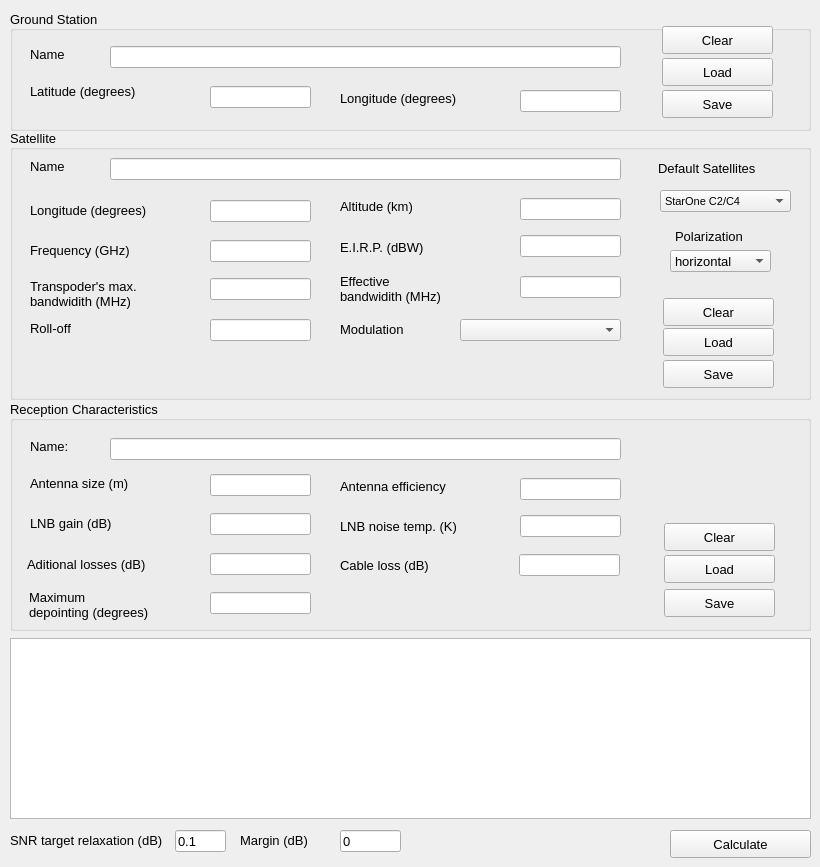
    <widget class="QWidget" name="single_point_perf_calc_page">
     <widget class="QGroupBox" name="groupBox_4">
      <property name="geometry">
       <rect>
        <x>10</x>
        <y>10</y>
        <width>801</width>
        <height>121</height>
       </rect>
      </property>
      <property name="font">
       <font>
        <pointsize>10</pointsize>
       </font>
      </property>
      <property name="autoFillBackground">
       <bool>false</bool>
      </property>
      <property name="title">
       <string>Ground Station</string>
      </property>
      <property name="alignment">
       <set>Qt::AlignJustify|Qt::AlignVCenter</set>
      </property>
      <widget class="QLabel" name="label_27">
       <property name="geometry">
        <rect>
         <x>20</x>
         <y>36</y>
         <width>55</width>
         <height>16</height>
        </rect>
       </property>
       <property name="text">
        <string>Name</string>
       </property>
      </widget>
      <widget class="QLabel" name="label_28">
       <property name="geometry">
        <rect>
         <x>20</x>
         <y>66</y>
         <width>151</width>
         <height>31</height>
        </rect>
       </property>
       <property name="text">
        <string>Latitude (degrees)</string>
       </property>
      </widget>
      <widget class="QLabel" name="label_29">
       <property name="geometry">
        <rect>
         <x>330</x>
         <y>78</y>
         <width>161</width>
         <height>21</height>
        </rect>
       </property>
       <property name="text">
        <string>Longitude (degrees)</string>
       </property>
      </widget>
      <widget class="QLineEdit" name="name_ground_station_sp_perf">
       <property name="geometry">
        <rect>
         <x>100</x>
         <y>36</y>
         <width>511</width>
         <height>22</height>
        </rect>
       </property>
      </widget>
      <widget class="QLineEdit" name="long_ground_station_sp_perf">
       <property name="geometry">
        <rect>
         <x>510</x>
         <y>80</y>
         <width>101</width>
         <height>22</height>
        </rect>
       </property>
      </widget>
      <widget class="QLineEdit" name="lat_ground_station_sp_perf">
       <property name="geometry">
        <rect>
         <x>200</x>
         <y>76</y>
         <width>101</width>
         <height>22</height>
        </rect>
       </property>
      </widget>
      <widget class="QPushButton" name="save_ground_station_sp_perf">
       <property name="geometry">
        <rect>
         <x>652</x>
         <y>80</y>
         <width>111</width>
         <height>28</height>
        </rect>
       </property>
       <property name="font">
        <font>
         <pointsize>10</pointsize>
         <weight>50</weight>
         <bold>false</bold>
        </font>
       </property>
       <property name="text">
        <string>Save</string>
       </property>
      </widget>
      <widget class="QPushButton" name="load_ground_station_sp_perf">
       <property name="geometry">
        <rect>
         <x>652</x>
         <y>48</y>
         <width>111</width>
         <height>28</height>
        </rect>
       </property>
       <property name="font">
        <font>
         <pointsize>10</pointsize>
         <weight>50</weight>
         <bold>false</bold>
        </font>
       </property>
       <property name="text">
        <string>Load</string>
       </property>
      </widget>
      <widget class="QPushButton" name="clear_ground_station_sp_perf">
       <property name="geometry">
        <rect>
         <x>652</x>
         <y>16</y>
         <width>111</width>
         <height>28</height>
        </rect>
       </property>
       <property name="font">
        <font>
         <pointsize>10</pointsize>
         <weight>50</weight>
         <bold>false</bold>
        </font>
       </property>
       <property name="text">
        <string>Clear</string>
       </property>
      </widget>
     </widget>
     <widget class="QGroupBox" name="groupBox_5">
      <property name="geometry">
       <rect>
        <x>10</x>
        <y>129</y>
        <width>801</width>
        <height>271</height>
       </rect>
      </property>
      <property name="font">
       <font>
        <pointsize>10</pointsize>
       </font>
      </property>
      <property name="autoFillBackground">
       <bool>false</bool>
      </property>
      <property name="title">
       <string>Satellite</string>
      </property>
      <property name="alignment">
       <set>Qt::AlignJustify|Qt::AlignVCenter</set>
      </property>
      <widget class="QLabel" name="label_30">
       <property name="geometry">
        <rect>
         <x>20</x>
         <y>29</y>
         <width>55</width>
         <height>16</height>
        </rect>
       </property>
       <property name="text">
        <string>Name</string>
       </property>
      </widget>
      <widget class="QLabel" name="label_32">
       <property name="geometry">
        <rect>
         <x>20</x>
         <y>71</y>
         <width>161</width>
         <height>21</height>
        </rect>
       </property>
       <property name="text">
        <string>Longitude (degrees)</string>
       </property>
      </widget>
      <widget class="QLineEdit" name="name_sat_sp_perf">
       <property name="geometry">
        <rect>
         <x>100</x>
         <y>29</y>
         <width>511</width>
         <height>22</height>
        </rect>
       </property>
      </widget>
      <widget class="QLineEdit" name="long_sat_sp_perf">
       <property name="geometry">
        <rect>
         <x>200</x>
         <y>71</y>
         <width>101</width>
         <height>22</height>
        </rect>
       </property>
      </widget>
      <widget class="QPushButton" name="save_sat_sp_perf">
       <property name="geometry">
        <rect>
         <x>653</x>
         <y>231</y>
         <width>111</width>
         <height>28</height>
        </rect>
       </property>
       <property name="font">
        <font>
         <pointsize>10</pointsize>
         <weight>50</weight>
         <bold>false</bold>
        </font>
       </property>
       <property name="text">
        <string>Save</string>
       </property>
      </widget>
      <widget class="QPushButton" name="load_sat_sp_perf">
       <property name="geometry">
        <rect>
         <x>653</x>
         <y>199</y>
         <width>111</width>
         <height>28</height>
        </rect>
       </property>
       <property name="font">
        <font>
         <pointsize>10</pointsize>
         <weight>50</weight>
         <bold>false</bold>
        </font>
       </property>
       <property name="text">
        <string>Load</string>
       </property>
      </widget>
      <widget class="QComboBox" name="default_sat_sp_perf">
       <property name="geometry">
        <rect>
         <x>650</x>
         <y>61</y>
         <width>131</width>
         <height>22</height>
        </rect>
       </property>
       <property name="font">
        <font>
         <pointsize>8</pointsize>
        </font>
       </property>
       <item>
        <property name="text">
         <string>StarOne C2/C4</string>
        </property>
       </item>
       <item>
        <property name="text">
         <string>Hispamar</string>
        </property>
       </item>
       <item>
        <property name="text">
         <string>Claro</string>
        </property>
       </item>
       <item>
        <property name="text">
         <string>Menino Ney</string>
        </property>
       </item>
      </widget>
      <widget class="QLabel" name="label_33">
       <property name="geometry">
        <rect>
         <x>648</x>
         <y>31</y>
         <width>131</width>
         <height>16</height>
        </rect>
       </property>
       <property name="text">
        <string>Default Satellites</string>
       </property>
      </widget>
      <widget class="QLabel" name="label_34">
       <property name="geometry">
        <rect>
         <x>330</x>
         <y>69</y>
         <width>111</width>
         <height>16</height>
        </rect>
       </property>
       <property name="text">
        <string>Altitude (km)</string>
       </property>
      </widget>
      <widget class="QLineEdit" name="height_sat_sp_perf">
       <property name="geometry">
        <rect>
         <x>510</x>
         <y>69</y>
         <width>101</width>
         <height>22</height>
        </rect>
       </property>
      </widget>
      <widget class="QLabel" name="label_35">
       <property name="geometry">
        <rect>
         <x>330</x>
         <y>110</y>
         <width>121</width>
         <height>16</height>
        </rect>
       </property>
       <property name="text">
        <string>E.I.R.P. (dBW)</string>
       </property>
      </widget>
      <widget class="QLineEdit" name="eirp_sat_sp_perf">
       <property name="geometry">
        <rect>
         <x>510</x>
         <y>106</y>
         <width>101</width>
         <height>22</height>
        </rect>
       </property>
      </widget>
      <widget class="QLabel" name="label_36">
       <property name="geometry">
        <rect>
         <x>20</x>
         <y>139</y>
         <width>171</width>
         <height>51</height>
        </rect>
       </property>
       <property name="layoutDirection">
        <enum>Qt::LeftToRight</enum>
       </property>
       <property name="text">
        <string>Transpoder's max.
bandwidith (MHz)</string>
       </property>
      </widget>
      <widget class="QLineEdit" name="max_bw_sat_sp_perf">
       <property name="geometry">
        <rect>
         <x>200</x>
         <y>149</y>
         <width>101</width>
         <height>22</height>
        </rect>
       </property>
      </widget>
      <widget class="QLabel" name="label_37">
       <property name="geometry">
        <rect>
         <x>330</x>
         <y>134</y>
         <width>171</width>
         <height>51</height>
        </rect>
       </property>
       <property name="layoutDirection">
        <enum>Qt::LeftToRight</enum>
       </property>
       <property name="text">
        <string>Effective 
bandwidith (MHz)</string>
       </property>
      </widget>
      <widget class="QLineEdit" name="bw_util_sat_sp_perf">
       <property name="geometry">
        <rect>
         <x>510</x>
         <y>147</y>
         <width>101</width>
         <height>22</height>
        </rect>
       </property>
      </widget>
      <widget class="QLabel" name="label_40">
       <property name="geometry">
        <rect>
         <x>20</x>
         <y>191</y>
         <width>61</width>
         <height>16</height>
        </rect>
       </property>
       <property name="text">
        <string>Roll-off</string>
       </property>
      </widget>
      <widget class="QLineEdit" name="rolloff_sat_sp_perf">
       <property name="geometry">
        <rect>
         <x>200</x>
         <y>190</y>
         <width>101</width>
         <height>22</height>
        </rect>
       </property>
      </widget>
      <widget class="QLabel" name="label_41">
       <property name="geometry">
        <rect>
         <x>330</x>
         <y>192</y>
         <width>91</width>
         <height>16</height>
        </rect>
       </property>
       <property name="text">
        <string>Modulation</string>
       </property>
      </widget>
      <widget class="QComboBox" name="modcod_sat_sp_perf">
       <property name="geometry">
        <rect>
         <x>450</x>
         <y>190</y>
         <width>161</width>
         <height>22</height>
        </rect>
       </property>
      </widget>
      <widget class="QLabel" name="label_42">
       <property name="geometry">
        <rect>
         <x>20</x>
         <y>111</y>
         <width>131</width>
         <height>20</height>
        </rect>
       </property>
       <property name="text">
        <string>Frequency (GHz)</string>
       </property>
      </widget>
      <widget class="QLineEdit" name="freq_sat_sp_perf">
       <property name="geometry">
        <rect>
         <x>200</x>
         <y>111</y>
         <width>101</width>
         <height>22</height>
        </rect>
       </property>
      </widget>
      <widget class="QLabel" name="label_6">
       <property name="geometry">
        <rect>
         <x>665</x>
         <y>97</y>
         <width>91</width>
         <height>20</height>
        </rect>
       </property>
       <property name="text">
        <string>Polarization</string>
       </property>
      </widget>
      <widget class="QComboBox" name="pol_sat_sp_perf">
       <property name="geometry">
        <rect>
         <x>660</x>
         <y>121</y>
         <width>101</width>
         <height>22</height>
        </rect>
       </property>
       <item>
        <property name="text">
         <string>horizontal</string>
        </property>
       </item>
       <item>
        <property name="text">
         <string>vertical</string>
        </property>
       </item>
       <item>
        <property name="text">
         <string>circular</string>
        </property>
       </item>
      </widget>
      <widget class="QPushButton" name="clear_sat_sp_perf">
       <property name="geometry">
        <rect>
         <x>653</x>
         <y>169</y>
         <width>111</width>
         <height>28</height>
        </rect>
       </property>
       <property name="font">
        <font>
         <pointsize>10</pointsize>
         <weight>50</weight>
         <bold>false</bold>
        </font>
       </property>
       <property name="text">
        <string>Clear</string>
       </property>
      </widget>
     </widget>
     <widget class="QGroupBox" name="groupBox_6">
      <property name="geometry">
       <rect>
        <x>10</x>
        <y>400</y>
        <width>801</width>
        <height>231</height>
       </rect>
      </property>
      <property name="font">
       <font>
        <pointsize>10</pointsize>
       </font>
      </property>
      <property name="autoFillBackground">
       <bool>false</bool>
      </property>
      <property name="title">
       <string>Reception Characteristics</string>
      </property>
      <property name="alignment">
       <set>Qt::AlignJustify|Qt::AlignVCenter</set>
      </property>
      <widget class="QLabel" name="label_43">
       <property name="geometry">
        <rect>
         <x>20</x>
         <y>38</y>
         <width>55</width>
         <height>16</height>
        </rect>
       </property>
       <property name="text">
        <string>Name:</string>
       </property>
      </widget>
      <widget class="QLabel" name="label_44">
       <property name="geometry">
        <rect>
         <x>20</x>
         <y>68</y>
         <width>151</width>
         <height>31</height>
        </rect>
       </property>
       <property name="text">
        <string>Antenna size (m)</string>
       </property>
      </widget>
      <widget class="QLabel" name="label_45">
       <property name="geometry">
        <rect>
         <x>20</x>
         <y>113</y>
         <width>161</width>
         <height>21</height>
        </rect>
       </property>
       <property name="text">
        <string>LNB gain (dB)</string>
       </property>
      </widget>
      <widget class="QLineEdit" name="name_reception_sp_perf">
       <property name="geometry">
        <rect>
         <x>100</x>
         <y>38</y>
         <width>511</width>
         <height>22</height>
        </rect>
       </property>
      </widget>
      <widget class="QLineEdit" name="lnb_gain_reception_sp_perf">
       <property name="geometry">
        <rect>
         <x>200</x>
         <y>113</y>
         <width>101</width>
         <height>22</height>
        </rect>
       </property>
      </widget>
      <widget class="QLineEdit" name="ant_size_reception_sp_perf">
       <property name="geometry">
        <rect>
         <x>200</x>
         <y>74</y>
         <width>101</width>
         <height>22</height>
        </rect>
       </property>
      </widget>
      <widget class="QPushButton" name="save_reception_sp_perf">
       <property name="geometry">
        <rect>
         <x>654</x>
         <y>189</y>
         <width>111</width>
         <height>28</height>
        </rect>
       </property>
       <property name="font">
        <font>
         <pointsize>10</pointsize>
         <weight>50</weight>
         <bold>false</bold>
        </font>
       </property>
       <property name="text">
        <string>Save</string>
       </property>
      </widget>
      <widget class="QPushButton" name="load_reception_sp_perf">
       <property name="geometry">
        <rect>
         <x>654</x>
         <y>155</y>
         <width>111</width>
         <height>28</height>
        </rect>
       </property>
       <property name="font">
        <font>
         <pointsize>10</pointsize>
         <weight>50</weight>
         <bold>false</bold>
        </font>
       </property>
       <property name="text">
        <string>Load</string>
       </property>
      </widget>
      <widget class="QLabel" name="label_46">
       <property name="geometry">
        <rect>
         <x>330</x>
         <y>78</y>
         <width>141</width>
         <height>16</height>
        </rect>
       </property>
       <property name="text">
        <string>Antenna efficiency</string>
       </property>
      </widget>
      <widget class="QLineEdit" name="ant_eff_reception_sp_perf">
       <property name="geometry">
        <rect>
         <x>510</x>
         <y>78</y>
         <width>101</width>
         <height>22</height>
        </rect>
       </property>
      </widget>
      <widget class="QLabel" name="label_47">
       <property name="geometry">
        <rect>
         <x>330</x>
         <y>118</y>
         <width>161</width>
         <height>16</height>
        </rect>
       </property>
       <property name="text">
        <string>LNB noise temp. (K)</string>
       </property>
      </widget>
      <widget class="QLineEdit" name="lnb_temp_reception_sp_perf">
       <property name="geometry">
        <rect>
         <x>510</x>
         <y>115</y>
         <width>101</width>
         <height>22</height>
        </rect>
       </property>
      </widget>
      <widget class="QLabel" name="label_48">
       <property name="geometry">
        <rect>
         <x>17</x>
         <y>139</y>
         <width>171</width>
         <height>51</height>
        </rect>
       </property>
       <property name="layoutDirection">
        <enum>Qt::LeftToRight</enum>
       </property>
       <property name="text">
        <string>Aditional losses (dB)</string>
       </property>
      </widget>
      <widget class="QLineEdit" name="aditional_losses_reception_sp_perf">
       <property name="geometry">
        <rect>
         <x>200</x>
         <y>153</y>
         <width>101</width>
         <height>22</height>
        </rect>
       </property>
      </widget>
      <widget class="QLabel" name="label_49">
       <property name="geometry">
        <rect>
         <x>19</x>
         <y>179</y>
         <width>171</width>
         <height>51</height>
        </rect>
       </property>
       <property name="layoutDirection">
        <enum>Qt::LeftToRight</enum>
       </property>
       <property name="text">
        <string>Maximum 
depointing (degrees)</string>
       </property>
      </widget>
      <widget class="QLineEdit" name="max_depoint_reception_sp_perf">
       <property name="geometry">
        <rect>
         <x>200</x>
         <y>192</y>
         <width>101</width>
         <height>22</height>
        </rect>
       </property>
      </widget>
      <widget class="QPushButton" name="clear_reception_sp_perf">
       <property name="geometry">
        <rect>
         <x>654</x>
         <y>123</y>
         <width>111</width>
         <height>28</height>
        </rect>
       </property>
       <property name="font">
        <font>
         <pointsize>10</pointsize>
         <weight>50</weight>
         <bold>false</bold>
        </font>
       </property>
       <property name="text">
        <string>Clear</string>
       </property>
      </widget>
      <widget class="QLineEdit" name="cable_loss_reception_sp_perf">
       <property name="geometry">
        <rect>
         <x>509</x>
         <y>154</y>
         <width>101</width>
         <height>22</height>
        </rect>
       </property>
      </widget>
      <widget class="QLabel" name="label_67">
       <property name="geometry">
        <rect>
         <x>330</x>
         <y>140</y>
         <width>171</width>
         <height>51</height>
        </rect>
       </property>
       <property name="layoutDirection">
        <enum>Qt::LeftToRight</enum>
       </property>
       <property name="text">
        <string>Cable loss (dB)</string>
       </property>
      </widget>
     </widget>
     <widget class="QPushButton" name="calc_sp_perf">
      <property name="geometry">
       <rect>
        <x>670</x>
        <y>830</y>
        <width>141</width>
        <height>28</height>
       </rect>
      </property>
      <property name="font">
       <font>
        <pointsize>10</pointsize>
       </font>
      </property>
      <property name="text">
       <string>Calculate</string>
      </property>
     </widget>
     <widget class="QTextEdit" name="output_sp_perf">
      <property name="geometry">
       <rect>
        <x>10</x>
        <y>638</y>
        <width>801</width>
        <height>181</height>
       </rect>
      </property>
      <property name="font">
       <font>
        <pointsize>10</pointsize>
       </font>
      </property>
     </widget>
     <widget class="QLabel" name="label_4">
      <property name="geometry">
       <rect>
        <x>10</x>
        <y>830</y>
        <width>161</width>
        <height>21</height>
       </rect>
      </property>
      <property name="font">
       <font>
        <pointsize>10</pointsize>
       </font>
      </property>
      <property name="text">
       <string>SNR target relaxation (dB)</string>
      </property>
     </widget>
     <widget class="QLineEdit" name="relaxation_sp_perf">
      <property name="geometry">
       <rect>
        <x>175</x>
        <y>830</y>
        <width>51</width>
        <height>22</height>
       </rect>
      </property>
      <property name="font">
       <font>
        <pointsize>10</pointsize>
       </font>
      </property>
      <property name="toolTip">
       <string/>
      </property>
      <property name="statusTip">
       <string>Goal (+ -) margin to achieve the required SNR</string>
      </property>
      <property name="text">
       <string>0.1</string>
      </property>
     </widget>
     <widget class="QLineEdit" name="margin_sp_perf">
      <property name="geometry">
       <rect>
        <x>340</x>
        <y>830</y>
        <width>61</width>
        <height>22</height>
       </rect>
      </property>
      <property name="font">
       <font>
        <pointsize>10</pointsize>
       </font>
      </property>
      <property name="toolTip">
       <string/>
      </property>
      <property name="statusTip">
       <string>Goal (+ -) margin to achieve the required SNR</string>
      </property>
      <property name="text">
       <string>0</string>
      </property>
     </widget>
     <widget class="QLabel" name="label_173">
      <property name="geometry">
       <rect>
        <x>240</x>
        <y>830</y>
        <width>91</width>
        <height>21</height>
       </rect>
      </property>
      <property name="font">
       <font>
        <pointsize>10</pointsize>
       </font>
      </property>
      <property name="text">
       <string>Margin (dB)</string>
      </property>
     </widget>
    </widget>
